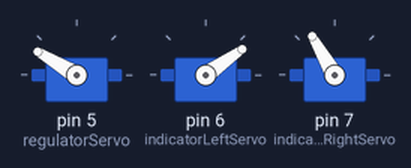
Bench run of a sketch on a simulated Arduino Uno, built with avr-gcc and run on an emulated ATmega328P. Parts: 3 × servo.

Above: at 10.16 s.
At 10.7 s:
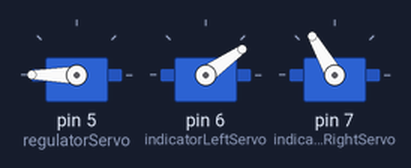
At 20.4 s:
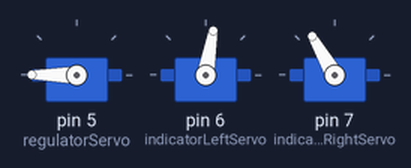
At 30.1 s:
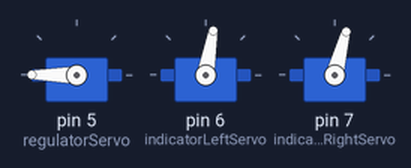
At 39.54 s:
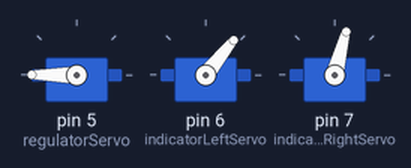
Timing chart, 0 to 40.0 s (numbered marks = the images above):
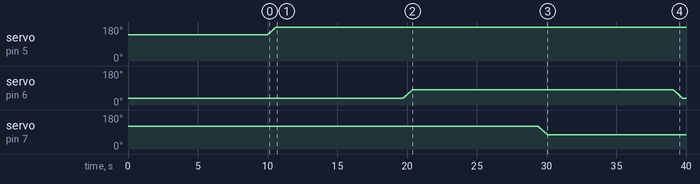

The sketch:

chappe_v1.ino
```cpp
#include <Servo.h>

Servo regulatorServo;
Servo indicatorLeftServo;
Servo indicatorRightServo;


int regulatorPos = 0;
int regulatorDelta = 50;


int indicatorLeftPos = 0;
int indicatorLeftDelta = -10;


int indicatorRightPos = 0;
int indicatorRightDelta = -15;


void setup() {
  // Regulator
  regulatorServo.attach(5);

  // Indicator Left
  indicatorLeftServo.attach(6);

  // Indicator Right
  indicatorRightServo.attach(7);


  // Signe 1
  // Calibrage horizontal
  regulatorServo.write(90+regulatorDelta);

  // Calibrage vertical indicatorLeft
  indicatorLeftServo.write(45+indicatorLeftDelta);

  // Calibrage vertical indicatorRight
  indicatorRightServo.write(135+indicatorRightDelta);

  delay(10000);
}

void loop() {
  chappe();

}

void indicatorAllPositions() {
// To angle
indicatorLeftMove_45_90();
delay(9000);

// To angle
indicatorRightMove_135_90();
delay(9000);

// To vertical
indicatorLeftMove_90_45();
delay(9000);

// To vertical
indicatorRightMove_90_135();
delay(9000);

}

void chappe() {


regulatorMove_90_135();

delay(9000);

indicatorAllPositions();

regulatorMove_135_90();

delay(9000);

indicatorAllPositions();

regulatorMove_90_45();

delay(9000);

indicatorAllPositions();

regulatorMove_45_90();

delay(9000);

indicatorAllPositions();


}


void regulatorMove_45_90() {
  // Rotatate to Right
  for (regulatorPos = 45+regulatorDelta; regulatorPos <= 90+regulatorDelta; regulatorPos += 1) {
    // in steps of 1 degree
    regulatorServo.write(regulatorPos);
    delay(15);
  }
}

void regulatorMove_90_135() {
  for (regulatorPos = 90+regulatorDelta; regulatorPos <= 135+regulatorDelta; regulatorPos += 1) {
    // in steps of 1 degree
    regulatorServo.write(regulatorPos);
    delay(15);
  }
}

void regulatorMove_135_90() {
  for (regulatorPos = 135+regulatorDelta; regulatorPos >= 90+regulatorDelta; regulatorPos -= 1) {
    regulatorServo.write(regulatorPos);
    delay(15);
  }
}


void regulatorMove_90_45() {
  for (regulatorPos = 90+regulatorDelta; regulatorPos >= 45+regulatorDelta; regulatorPos -= 1) {
    regulatorServo.write(regulatorPos);
    delay(15);
  }
}


void indicatorLeftMove_90_45() {
  for (indicatorLeftPos = 90+indicatorLeftDelta; indicatorLeftPos >= 45+indicatorLeftDelta; indicatorLeftPos -= 1) {
    indicatorLeftServo.write(indicatorLeftPos);
    delay(15);
  }
}

void indicatorLeftMove_45_90() {
  for (indicatorLeftPos = 45+indicatorLeftDelta; indicatorLeftPos <= 90+indicatorLeftDelta; indicatorLeftPos += 1) {
    indicatorLeftServo.write(indicatorLeftPos);
    delay(15);
  }
}


void indicatorRightMove_90_135() {
  for (indicatorRightPos = 90+indicatorRightDelta; indicatorRightPos <= 135+indicatorRightDelta; indicatorRightPos += 1) {
    indicatorRightServo.write(indicatorRightPos);
    delay(15);
  }

}


void indicatorRightMove_135_90() {
  for (indicatorRightPos = 135+indicatorRightDelta; indicatorRightPos >= 90+indicatorRightDelta; indicatorRightPos -= 1) {
    indicatorRightServo.write(indicatorRightPos);
    delay(15);
  }
}
```

Measured:
- by itself, servo on pin 5 (regulatorServo): moves from 140° to 180° over 0.60 s
- by itself, servo on pin 6 (indicatorLeftServo): rises from 35° to 80° in 0.66 s, then falls to 35° in 19.4 s
- by itself, servo on pin 7 (indicatorRightServo): moves from 120° to 75° over 0.66 s
